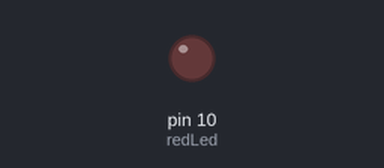
The sketch below on a simulated Arduino Uno, built with avr-gcc and run on an emulated ATmega328P. On the bench: output pins drawn as LEDs (lit = HIGH).

Above: at 1.4 s.
At 3.7 s:
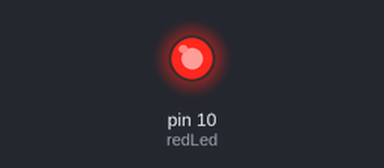
Timing chart, 0 to 9.6 s (numbered marks = the images above):
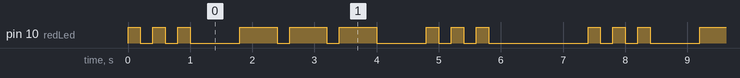

Measured:
- by itself, pin 10 (redLed): repeats every 7.4 s: 2 × (LOW 0.20 s, HIGH 0.20 s), LOW 0.80 s, 2 × (HIGH 0.60 s, LOW 0.20 s), HIGH 0.60 s, LOW 0.80 s, 2 × (HIGH 0.20 s, LOW 0.20 s), HIGH 0.20 s, LOW 1.6 s, HIGH 0.20 s
- by itself, everything shown: repeats every 7.4 s, in 18 steps

The sketch:

Exercise1_MorseCode_SOS.ino
```cpp
#define RED 10
int redLed = RED;

#define blinkTime 200
int dot = blinkTime;
int dash = 3 * blinkTime;
int spaceBetweenLetters = 3 * blinkTime;
int spaceBetweenWords = 7 * blinkTime;


// the setup function runs once when you press reset or power the board
void setup() {
  pinMode(redLed, OUTPUT);
}

// the loop function runs over and over again forever
void loop() {
  blinkS();
  delay(spaceBetweenLetters);
  blinkO();
  delay(spaceBetweenLetters);
  blinkS();
  delay(spaceBetweenWords);
}

void blinkS() {
  for (int i = 0; i < 3; i++) {
  digitalWrite(redLed, HIGH);
  delay(dot);
  digitalWrite(redLed, LOW);
  delay(dot);
  }
}

void blinkO() {
  for (int i = 0; i < 3; i++) {
  digitalWrite(redLed, HIGH);
  delay(dash);
  digitalWrite(redLed, LOW);
  delay(dot);
  }
}
```
